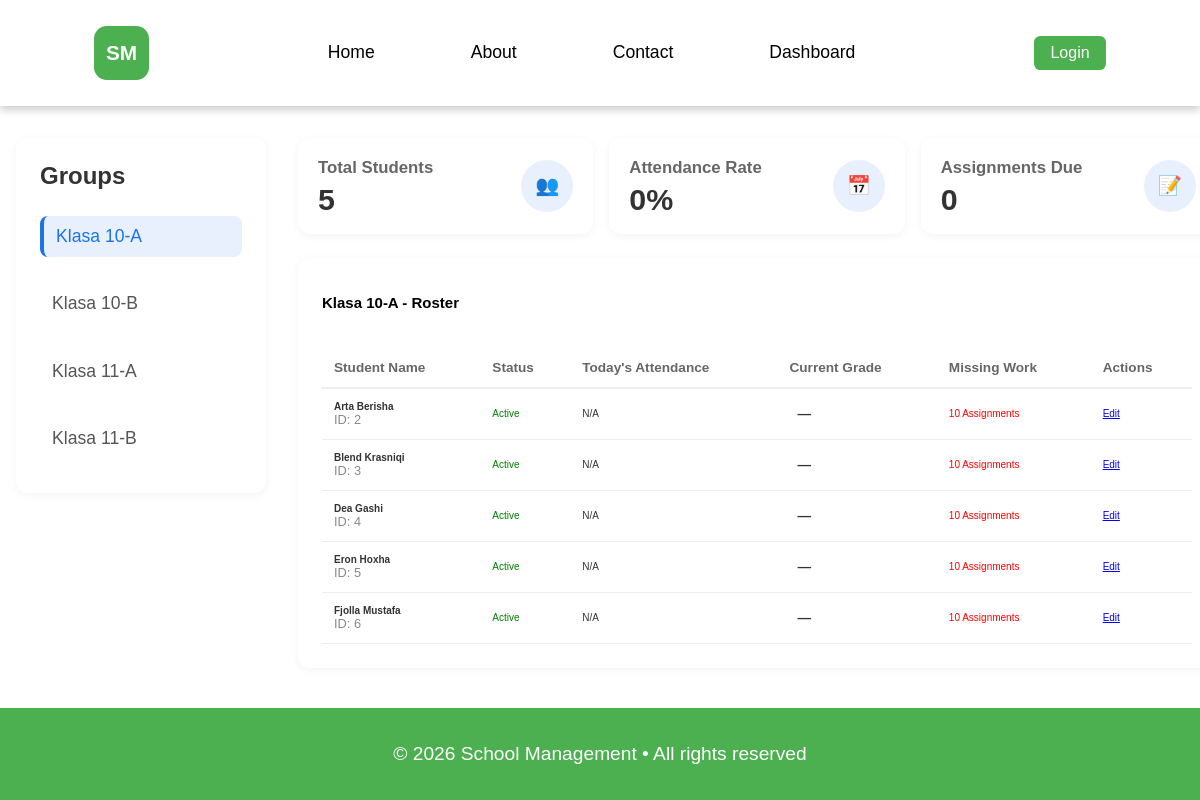
The page /admin/adminDashboard.php on the database its author committed.
### tables this page shows
CREATE TABLE Groups(
    GroupID INT AUTO_INCREMENT PRIMARY KEY,
    GroupName VARCHAR(100) NOT NULL,
    Description TEXT
);

CREATE TABLE Users(
    UsersID INT AUTO_INCREMENT PRIMARY KEY,
    Name VARCHAR(100) NOT NULL,
    Email VARCHAR(100) NOT NULL UNIQUE,
    Password VARCHAR(255) NOT NULL,
    Role ENUM('Admin', 'Student') NOT NULL DEFAULT 'Student',
    CreatedAt TIMESTAMP DEFAULT CURRENT_TIMESTAMP
);

### admin/adminDashboard.php (the view, shortened to what this page needs)
<?php
include '../config/database.php';
$selectedGroup = isset($_GET['group']) ? (int)$_GET['group'] : 0;
$groupsResult = $connection->query("SELECT GroupID, GroupName FROM Groups ORDER BY GroupName ASC");
$groups = [];
while ($g = $groupsResult->fetch_assoc()) {
    $groups[] = $g;
}
if ($selectedGroup === 0 && count($groups) > 0) {
    $selectedGroup = (int)$groups[0]['GroupID'];
}
$currentGroupName = 'No Group';
foreach ($groups as $g) {
    if ((int)$g['GroupID'] === $selectedGroup) {
        $currentGroupName = $g['GroupName'];
        break;
    }
}
$stmt = $connection->prepare("SELECT COUNT(*) as total FROM Student_Groups WHERE GroupID = ?");
$stmt->bind_param('i', $selectedGroup);
$stmt->execute();
$totalStudents = $stmt->get_result()->fetch_assoc()['total'];
$stmt = $connection->prepare("SELECT COUNT(*) as total FROM Assignments WHERE GroupID = ? AND DueDate >= CURDATE()");
$stmt->bind_param('i', $selectedGroup);
$stmt->execute();
$assignmentsDue = $stmt->get_result()->fetch_assoc()['total'];
$attendanceRate = 0;
$studentsQuery = "
    SELECT u.UsersID, u.Name,
           (SELECT AVG(sub.Grade) FROM Submissions sub WHERE sub.UsersID = u.UsersID AND sub.Grade IS NOT NULL) as AvgGrade,
           (SELECT COUNT(*) FROM Assignments asn
            JOIN Student_Groups sg2 ON sg2.GroupID = asn.GroupID
            WHERE sg2.UsersID = u.UsersID
              AND asn.AssignmentID NOT IN (
                  SELECT s.AssignmentID FROM Submissions s WHERE s.UsersID = u.UsersID AND s.Status IN ('Submitted','Graded')
              )
           ) as MissingWork
    FROM Users u
    JOIN Student_Groups sg ON u.UsersID = sg.UsersID
    WHERE sg.GroupID = ? AND u.Role = 'Student'
    ORDER BY u.Name ASC
";
$stmt = $connection->prepare($studentsQuery);
$stmt->bind_param('i', $selectedGroup);
$stmt->execute();
$studentsResult = $stmt->get_result();
$today = date('Y-m-d');
function getLetterGrade($pct) {
    if ($pct === null) return ['—', ''];
    $pct = round($pct);
    return [$pct . '% (F)', 'grade-f'];
}
?>
<!DOCTYPE html>
<html lang="en">
<head>
    <link rel="stylesheet" href="../CSS/Global.css">
    <link rel="stylesheet" href="css/adminDashboard.css">
</head>
<body>
    <div id="app-header"></div>
    <main class="dashboard-container">
        <aside class="class-sidebar">
            <h3>Groups</h3>
            <ul class="period-list">
                <?php foreach ($groups as $g): ?>
                    <li class="period-item <?php echo ((int)$g['GroupID'] === $selectedGroup) ? 'active' : ''; ?>">
                        <a href="adminDashboard.php?group=<?php echo $g['GroupID']; ?>">
                            <?php echo htmlspecialchars($g['GroupName']); ?>
                        </a>
                    </li>
                <?php endforeach; ?>
            </ul>
        </aside>
        <div class="dashboard-main">
            <div class="stats-bar">
                <div class="stat-card">
                    <div class="stat-info">
                        <h4>Total Students</h4>
                        <p><?php echo $totalStudents; ?></p>
                    </div>
                    <div class="stat-icon">👥</div>
                </div>
                <div class="stat-card">
                    <div class="stat-info">
                        <h4>Attendance Rate</h4>
                        <p><?php echo $attendanceRate; ?>%</p>
                    </div>
                    <div class="stat-icon">📅</div>
                </div>
                <div class="stat-card">
                    <div class="stat-info">
                        <h4>Assignments Due</h4>
                        <p><?php echo $assignmentsDue; ?></p>
                    </div>
                    <div class="stat-icon">📝</div>
                </div>
            </div>
            <section class="roster-section">
                <div class="section-header">
                    <h2><?php echo htmlspecialchars($currentGroupName); ?> - Roster</h2>
                </div>
                <table class="student-table">
                    <thead>
                        <tr>
                            <th>Student Name</th>
                            <th>Status</th>
                            <th>Today's Attendance</th>
                            <th>Current Grade</th>
                            <th>Missing Work</th>
                            <th>Actions</th>
                        </tr>
                    </thead>
                    <tbody>
                        <?php while ($student = $studentsResult->fetch_assoc()):
                            $avgGrade = $student['AvgGrade'];
                            $status = 'Active';
                            $statusColor = 'green';
                            $attStmt = $connection->prepare("
                                SELECT a.Status FROM Attendance a
                                JOIN Schedules sch ON a.ScheduleID = sch.ScheduleID
                                WHERE a.UsersID = ? AND a.Date = ? AND sch.GroupID = ?
                                LIMIT 1
                            ");
                            $attStmt->bind_param('isi', $student['UsersID'], $today, $selectedGroup);
                            $attStmt->execute();
                            $attRes = $attStmt->get_result()->fetch_assoc();
                            $todayAtt = $attRes ? $attRes['Status'] : 'N/A';
                            $attClass = strtolower($todayAtt);
                            list($gradeText, $gradeClass) = getLetterGrade($avgGrade);
                            $missing = (int)$student['MissingWork'];
                            $missingText = $missing > 0 ? $missing . ' Assignment' . ($missing > 1 ? 's' : '') : 'None';
                            $missingColor = $missing > 0 ? 'red' : 'inherit';
                        ?>
                        <tr>
                            <td data-label="Student Name">
                                <strong><?php echo htmlspecialchars($student['Name']); ?></strong><br>
                                <span style="font-size: 0.8rem; color: #888;">ID: <?php echo $student['UsersID']; ?></span>
                            </td>
                            <td data-label="Status"><span style="color: <?php echo $statusColor; ?>;"><?php echo $status; ?></span></td>
                            <td data-label="Today's Attendance">
                                <span class="attendance-toggle <?php echo $attClass; ?>"><?php echo $todayAtt; ?></span>
                            </td>
                            <td data-label="Current Grade"><span class="grade-badge <?php echo $gradeClass; ?>"><?php echo $gradeText; ?></span></td>
                            <td data-label="Missing Work"><span style="color: <?php echo $missingColor; ?>;"><?php echo $missingText; ?></span></td>
                            <td data-label="Actions"><a href="edit.php?UsersID=<?php echo $student['UsersID']; ?>">Edit</a></td>
                        </tr>
                        <?php endwhile; ?>
                    </tbody>
                </table>
            </section>
        </div>
    </main>
    <div id="app-footer"></div>
</body>
</html>

### CSS/Global.css (style rules this page uses)
html { width: 100%; overflow-x: hidden; }
body { font-size: 62.5%; font-family: Arial, sans-serif; margin: 0; padding: 0; min-height: 100vh; width: 100%; display: flex; flex-direction: column; overflow-x: hidden; }
main { flex: 1; width: 100%; }
#app-header, #app-footer { width: 100%; flex-shrink: 0; }

### admin/css/adminDashboard.css (style rules this page uses)
.dashboard-container { max-width: 1200px; margin: 2rem auto; padding: 0 1rem; display: grid; grid-template-columns: 250px 1fr; gap: 2rem; }
.class-sidebar { background: white; border-radius: 12px; padding: 1.5rem; box-shadow: 0 2px 10px rgba(0,0,0,0.05); height: fit-content; }
.class-sidebar h3 { margin-top: 0; color: #333; font-size: 1.5rem; margin-bottom: 1rem; }
.period-list { list-style: none; padding: 0; }
.period-item { margin-bottom: 8px; border-radius: 8px; transition: background 0.2s; color: #555; font-weight: 500; font-size: 1.1rem; margin-top: 1.65rem; }
.period-item a { display: block; width: 100%; padding: 10px 12px; color: inherit; text-decoration: none; }
.period-item.active { background-color: #e8f0fe; color: #1a73e8; border-left: 4px solid #1a73e8; }
.dashboard-main { display: flex; flex-direction: column; gap: 1.5rem; }
.stats-bar { display: grid; grid-template-columns: repeat(auto-fit, minmax(180px, 1fr)); gap: 1rem; }
.stat-card { background: white; padding: 1.25rem; border-radius: 12px; box-shadow: 0 2px 8px rgba(0,0,0,0.05); display: flex; align-items: center; justify-content: space-between; }
.stat-info h4 { margin: 0; color: #666; font-size: 1.05rem; font-weight: 600; }
.stat-info p { margin: 6px 0 0 0; font-size: 1.9rem; font-weight: 700; color: #333; line-height: 1; }
.stat-icon { width: 52px; height: 52px; background: #e8f0fe; border-radius: 50%; display: flex; align-items: center; justify-content: center; color: #1a73e8; font-size: 1.2rem; }
.roster-section { background: white; border-radius: 12px; padding: 1.5rem; box-shadow: 0 2px 10px rgba(0,0,0,0.05); }
.section-header { display: flex; justify-content: space-between; align-items: center; margin-bottom: 1.5rem; }
.student-table { width: 100%; border-collapse: collapse; }
.student-table th { text-align: left; padding: 12px; color: #666; font-size: 0.85rem; border-bottom: 2px solid #eee; }
.student-table td { padding: 12px; border-bottom: 1px solid #eee; color: #333; }
.grade-badge { padding: 4px 8px; border-radius: 12px; font-size: 0.85rem; font-weight: 600; }

### rows shown on the page
groups: GroupName "Klasa 10-A"
groups: GroupName "Klasa 10-B"
groups: GroupName "Klasa 11-A"
groups: GroupName "Klasa 11-B"
users: Name "Arta Berisha", UsersID "2", status "Active", todayAtt "N/A", gradeText "—", missingText "10 Assignments"
users: Name "Blend Krasniqi", UsersID "3", status "Active", todayAtt "N/A", gradeText "—", missingText "10 Assignments"
users: Name "Dea Gashi", UsersID "4", status "Active", todayAtt "N/A", gradeText "—", missingText "10 Assignments"
users: Name "Eron Hoxha", UsersID "5", status "Active", todayAtt "N/A", gradeText "—", missingText "10 Assignments"
users: Name "Fjolla Mustafa", UsersID "6", status "Active", todayAtt "N/A", gradeText "—", missingText "10 Assignments"

### other values the page prints
$totalStudents "5"
$attendanceRate "0"
$assignmentsDue "0"
